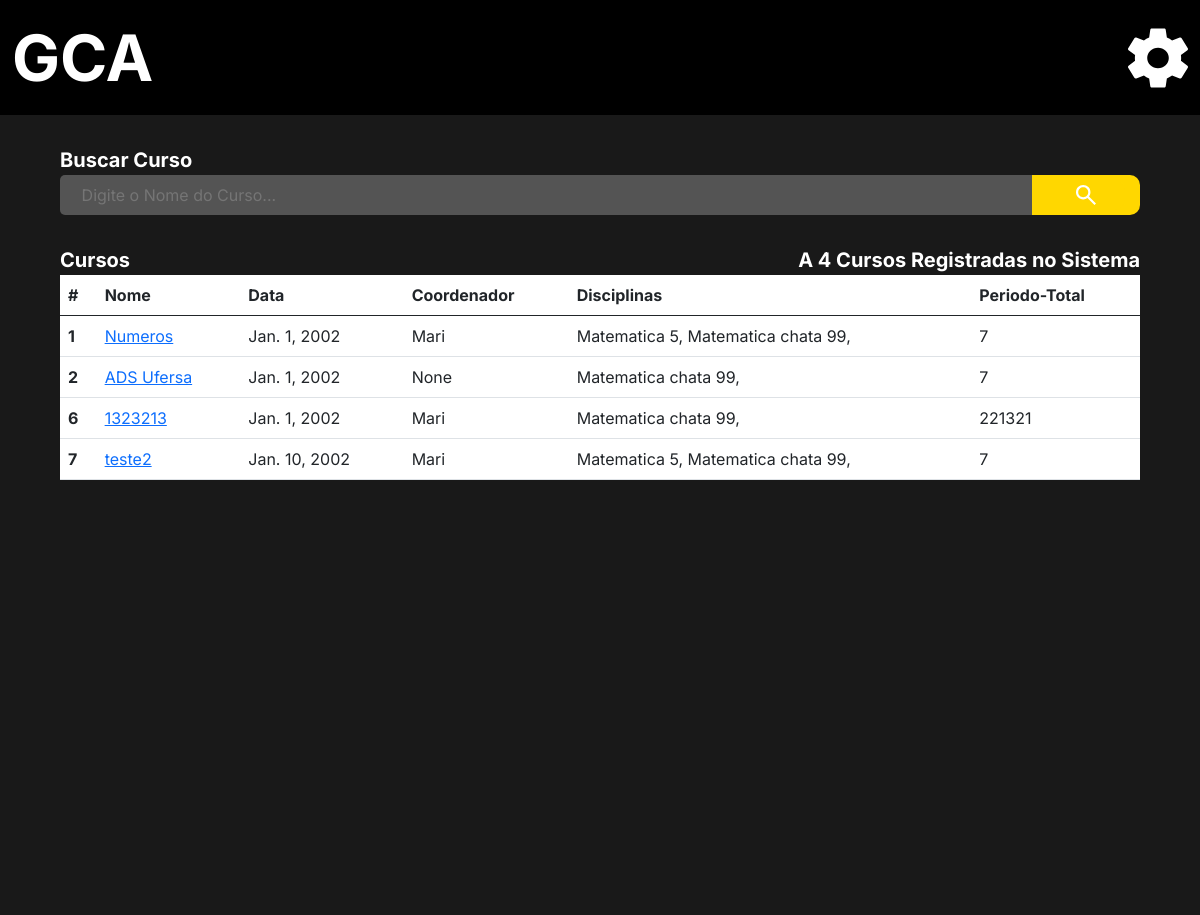
Page /adm/list_courses/ (signed in) on the earlier database version.
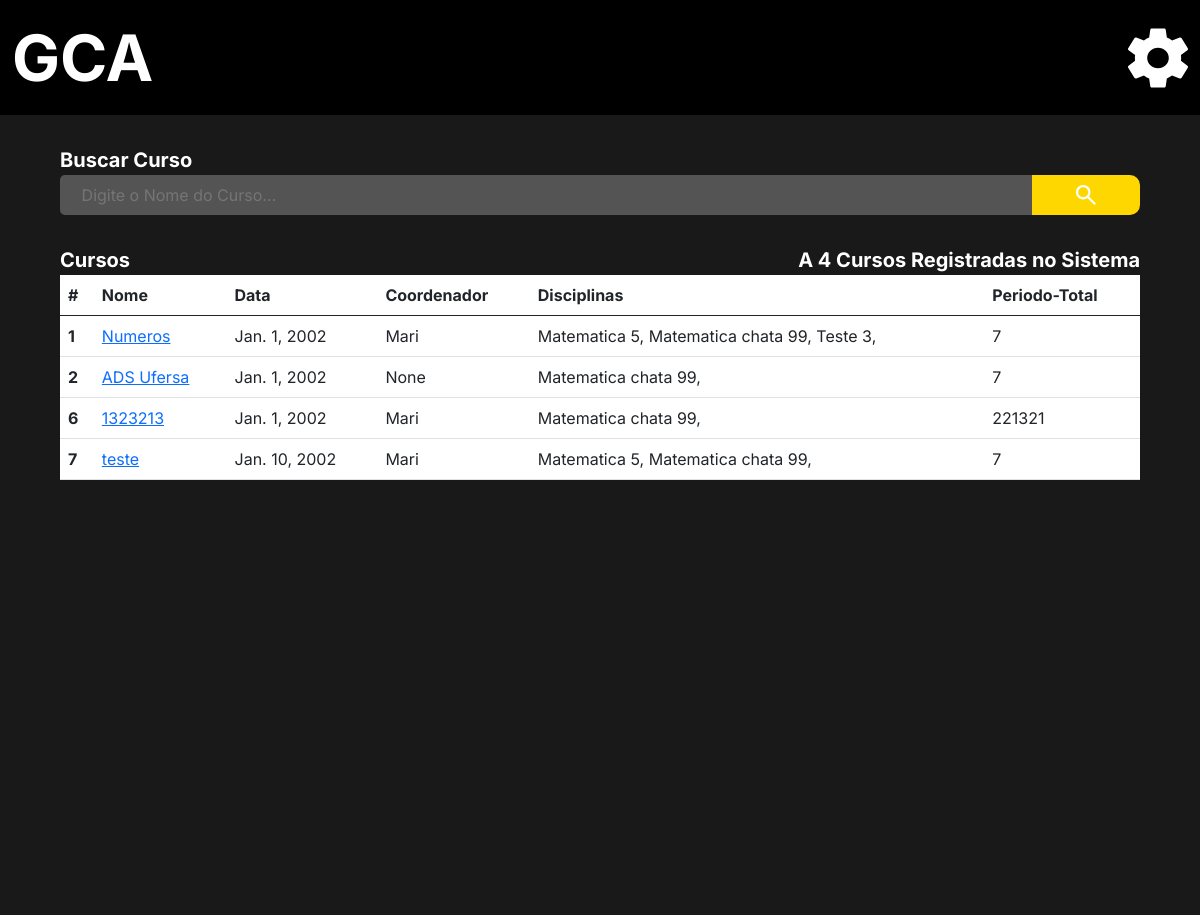
Same page on the later database version.
### administrador/models.py (models this page shows, shortened)
class Curso (models.Model):
    nome = models.CharField(("Nome do Curso"), max_length=150, null=False, blank=False)
    ano = models.DateField("Ano")
    periodos =  models.IntegerField(('Total de peridodos'), null=False, blank=False)
    disciplina = models.ManyToManyField("administrador.Disciplina", verbose_name=("Disciplinas"),blank=False)
    coordenador = models.ForeignKey(User, verbose_name=("Coordenador"), on_delete=models.SET_NULL, null=True)
    verbose_name = 'Curso'
    verbose_name_plural = 'Cursos'

class Disciplina (models.Model):
    OPTATIVA = (
        ("S", "Sim"),
        ("N", "Não"),
    )
    STATUS = (
        ("Cursando", "Cursando"),
        ("Aprovado", "Aprovado"),
        ("Espera", "Espera")
    )
    nome = models.CharField(("Nome da Disciplina"), max_length=150, null=False)
    perido = models.IntegerField(("Periodo da disciplina"))
    carga_horaria = models.IntegerField(("Carga Horaria"))
    optativa = models.CharField(("Opitativa"), choices=OPTATIVA, blank=False, null=False,max_length=20)
    dependencia = models.ManyToManyField("self", verbose_name=("Dependencias"), blank=True, default='Sem Dependencia')
    aberto = models.BooleanField(("Aberto"), default='False')
    status = models.CharField('Status', choices=STATUS, max_length=20, default="Cursando")
    data_final = models.DateField(("Data Final"), blank=True, null=True,auto_now=False, auto_now_add=False)
    pedagogo = models.ForeignKey (User, verbose_name=("pedagogo"), on_delete=models.CASCADE, related_name='pedagogo', blank=True, null=True)
    banca_de_professores = models.ManyToManyField(User, verbose_name=("Banca de professores"), related_name='professores', blank=True, null=True)
    verbose_name = 'Disciplina'
    verbose_name_plural = 'Disciplinas'
    def __str__(self):
        return self.nome +' '+ str(self.perido)

### Users/models.py (models this page shows)
class CustomUser(AbstractUser):
    image = models.ImageField(upload_to='Media', blank=True, null=False, default='Media/no_image_dafaut.jpg')
    matricula = models.CharField("Matricula", max_length=150, unique=True)
    username = models.CharField(("Nome"), max_length=50, unique=False, primary_key=None)
    email = models.EmailField("E-mail", unique=True)
    cpf = models.CharField("CPF", max_length=14, unique=True)
    phone = models.CharField("Telefone", max_length=15, blank=True, null=True)
    data_de_nascimento = models.DateField('Data de Nascimento', blank=True, null=True)
    primeiro_login = models.BooleanField(default=True)
    curso_relacao = models.ForeignKey("administrador.Curso", verbose_name=("Curso"), blank=True, null=True,on_delete=models.SET_NULL)
    disciplina_relacao = models.ManyToManyField("administrador.Disciplina", verbose_name=("Disciplina"), blank=True)
    disciplina_concluidas = models.ManyToManyField("administrador.Disciplina", related_name='Disciplina_cluidas', verbose_name=("Disciplina Concluidas"), blank=True)
    is_staff = models.BooleanField('Membro da equipe', default=True)
    USERNAME_FIELD = 'matricula'
    REQUIRED_FIELDS = ['username' , 'email' ,'cpf', 'phone']
    def __str__(self):
        return self.username
    objects = UserManager()

### administrador/views.py (the view)
# urls.py: path('adm/list_courses/',  lista_cursos, name = 'lista_cursos'),
@login_required(login_url='/user/login/')
def lista_cursos(request):
    if request.user.is_superuser == True:
        lista_de_cursos = Curso.objects.all()
        len_cursos = len(Curso.objects.all())
        return render(request, 'curso_list.html', {'curso' : lista_de_cursos,
                                                   'len': len_cursos})
    else:
        return redirect ('http://127.0.0.1:8000/',{})

### administrador/templates/curso_list.html (shortened to what this page needs)
{% extends 'base.admin.html' %}
{% load static %}
{% block import_title_css %}
    <link href="https://cdn.jsdelivr.net/npm/bootstrap@5.0.2/dist/css/bootstrap.min.css" rel="stylesheet">
    <link rel="stylesheet" href="{% static 'css/lista_cursos.css' %}">
{% endblock %}
{% block main %}
<div class="main">
    <div class="search_box">
        <form action=""  method="">
            <div>
                <label for="search_box">Buscar Curso</label>
            </div>
            <div class="search_bar">
                <input type="text" id="search_box" name="search_box" placeholder="Digite o Nome do Curso...">
                <button class="enviar_botao" type="submit">
                    <img class="lupa" src="{% static 'icons/search_thing.svg' %}" alt="">
                </button>
            </div>
        </form>
    </div>
    <div class="center">
        <div class="two_lables">
            <div>
                <p class="label_title">Cursos</p>
                {% if len > 1 %}
                    <p class="label_title">A {{ len }} Cursos Registradas no Sistema</p>
                {%else  %}
                    <p class="label_title">A {{ len }} Curso Registradas no Sistema</p>
                {% endif %}
            </div>
        </div>
    </div>
    <div class="center_2">
        <div class="list">
            <table class="table">
                <thead>
                  <tr>
                    <th scope="col">#</th>
                    <th scope="col">Nome</th>
                    <th scope="col">Data</th>
                    <th scope="col">Coordenador</th>
                    <th scope="col">Disciplinas</th>
                    <th scope="col">Periodo-Total</th>
                  </tr>
                </thead>
                <tbody>
                    {% for dados in curso %}
                        <tr>
                            <th scope="row"> {{dados.id}} </th>
                            <td><a href="{% url 'curso' dados.id %}">{{dados.nome}}</a></td>
                            <td>{{dados.ano}}</td>
                            <td>{{dados.coordenador}}</td>
                            <td>
                                {% for disciplina in dados.disciplina.all %}
                                    {{disciplina}},
                                {% endfor %}
                            </td>
                            <td>{{dados.periodos}}</td>
                        </tr>
                    {% endfor %}
                </tbody>
              </table>
        </div>
    </div>
</div>
{% endblock %}

Differences in the rows shown:
added Disciplina: nome+perido "Teste 3", shown under Curso "Numeros"
changed Curso id 7: nome "teste2" → "teste"
